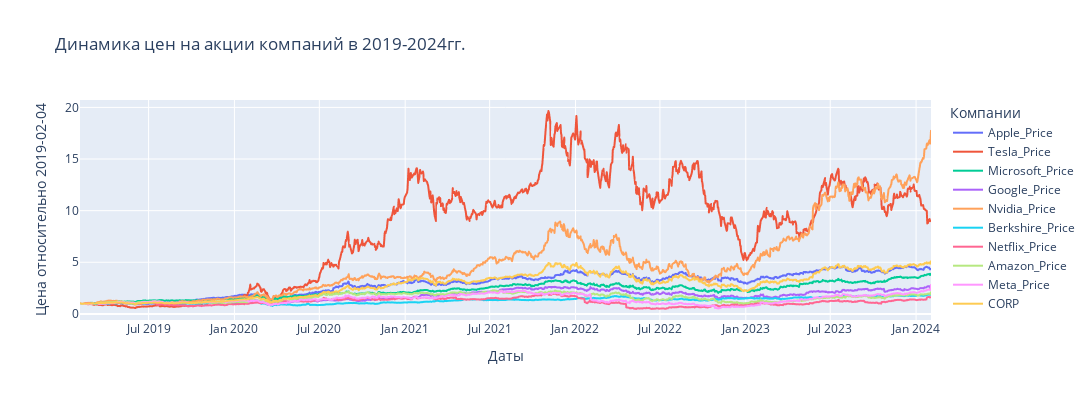

Notebook code cell kept with this figure:
### Markdown cell above
#### Задание 4.2 (2 балла)
С помощью библиотеки plotly создайте lineplot, в котором будет изображена динамика акций компаний за период с 2019 по 2024 гг. Добавьте на график кнопки для каждой компании, нажав на которые можно переключиться между визуализациями динамики изменения стоимости акций для разных компаний. Добавьте название и подписи к осям каждого графика.

### Code cell
import plotly.express as px

fig = px.line(companies, 
              labels={'index': 'Дата', 'value': 'Цена относительно 2019-02-04', 'variable': 'Компании'},
              title='Динамика цен на акции компаний в 2019-2024гг.', 
              height=400, width=1200)
fig.update_layout(xaxis_title='Даты')

fig.show()

### Figure 1 — Plotly figure (JSON) as saved in the notebook; plotly's stock layout.template omitted (floating-point values rounded to 4 significant figures; data arrays with more than 128 entries replaced by an {"elided": "..."} marker saying what was removed)
{"data": [{"hovertemplate": "Компании=Apple_Price<br>Date=%{x}<br>Цена относительно 2019-02-04=%{y}<extra></extra>", "legendgroup": "Apple_Price", "line": {"color": "#636efa", "dash": "solid"}, "marker": {"symbol": "circle"}, "mode": "lines", "name": "Apple_Price", "showlegend": true, "type": "scattergl", "x": {"elided": "1243 str values"}, "xaxis": "x", "y": {"elided": "1243 float values"}, "yaxis": "y"}, {"hovertemplate": "Компании=Tesla_Price<br>Date=%{x}<br>Цена относительно 2019-02-04=%{y}<extra></extra>", "legendgroup": "Tesla_Price", "line": {"color": "#EF553B", "dash": "solid"}, "marker": {"symbol": "circle"}, "mode": "lines", "name": "Tesla_Price", "showlegend": true, "type": "scattergl", "x": {"elided": "1243 str values"}, "xaxis": "x", "y": {"elided": "1243 float values"}, "yaxis": "y"}, {"hovertemplate": "Компании=Microsoft_Price<br>Date=%{x}<br>Цена относительно 2019-02-04=%{y}<extra></extra>", "legendgroup": "Microsoft_Price", "line": {"color": "#00cc96", "dash": "solid"}, "marker": {"symbol": "circle"}, "mode": "lines", "name": "Microsoft_Price", "showlegend": true, "type": "scattergl", "x": {"elided": "1243 str values"}, "xaxis": "x", "y": {"elided": "1243 float values"}, "yaxis": "y"}, {"hovertemplate": "Компании=Google_Price<br>Date=%{x}<br>Цена относительно 2019-02-04=%{y}<extra></extra>", "legendgroup": "Google_Price", "line": {"color": "#ab63fa", "dash": "solid"}, "marker": {"symbol": "circle"}, "mode": "lines", "name": "Google_Price", "showlegend": true, "type": "scattergl", "x": {"elided": "1243 str values"}, "xaxis": "x", "y": {"elided": "1243 float values"}, "yaxis": "y"}, {"hovertemplate": "Компании=Nvidia_Price<br>Date=%{x}<br>Цена относительно 2019-02-04=%{y}<extra></extra>", "legendgroup": "Nvidia_Price", "line": {"color": "#FFA15A", "dash": "solid"}, "marker": {"symbol": "circle"}, "mode": "lines", "name": "Nvidia_Price", "showlegend": true, "type": "scattergl", "x": {"elided": "1243 str values"}, "xaxis": "x", "y": {"elided": "1243 float values"}, "yaxis": "y"}, {"hovertemplate": "Компании=Berkshire_Price<br>Date=%{x}<br>Цена относительно 2019-02-04=%{y}<extra></extra>", "legendgroup": "Berkshire_Price", "line": {"color": "#19d3f3", "dash": "solid"}, "marker": {"symbol": "circle"}, "mode": "lines", "name": "Berkshire_Price", "showlegend": true, "type": "scattergl", "x": {"elided": "1243 str values"}, "xaxis": "x", "y": {"elided": "1243 float values"}, "yaxis": "y"}, {"hovertemplate": "Компании=Netflix_Price<br>Date=%{x}<br>Цена относительно 2019-02-04=%{y}<extra></extra>", "legendgroup": "Netflix_Price", "line": {"color": "#FF6692", "dash": "solid"}, "marker": {"symbol": "circle"}, "mode": "lines", "name": "Netflix_Price", "showlegend": true, "type": "scattergl", "x": {"elided": "1243 str values"}, "xaxis": "x", "y": {"elided": "1243 float values"}, "yaxis": "y"}, {"hovertemplate": "Компании=Amazon_Price<br>Date=%{x}<br>Цена относительно 2019-02-04=%{y}<extra></extra>", "legendgroup": "Amazon_Price", "line": {"color": "#B6E880", "dash": "solid"}, "marker": {"symbol": "circle"}, "mode": "lines", "name": "Amazon_Price", "showlegend": true, "type": "scattergl", "x": {"elided": "1243 str values"}, "xaxis": "x", "y": {"elided": "1243 float values"}, "yaxis": "y"}, {"hovertemplate": "Компании=Meta_Price<br>Date=%{x}<br>Цена относительно 2019-02-04=%{y}<extra></extra>", "legendgroup": "Meta_Price", "line": {"color": "#FF97FF", "dash": "solid"}, "marker": {"symbol": "circle"}, "mode": "lines", "name": "Meta_Price", "showlegend": true, "type": "scattergl", "x": {"elided": "1243 str values"}, "xaxis": "x", "y": {"elided": "1243 float values"}, "yaxis": "y"}, {"hovertemplate": "Компании=CORP<br>Date=%{x}<br>Цена относительно 2019-02-04=%{y}<extra></extra>", "legendgroup": "CORP", "line": {"color": "#FECB52", "dash": "solid"}, "marker": {"symbol": "circle"}, "mode": "lines", "name": "CORP", "showlegend": true, "type": "scattergl", "x": {"elided": "1243 str values"}, "xaxis": "x", "y": {"elided": "1243 float values"}, "yaxis": "y"}], "layout": {"height": 400, "legend": {"title": {"text": "Компании"}, "tracegroupgap": 0}, "title": {"text": "Динамика цен на акции компаний в 2019-2024гг."}, "width": 1200, "xaxis": {"anchor": "y", "domain": [0, 1], "title": {"text": "Даты"}}, "yaxis": {"anchor": "x", "domain": [0, 1], "title": {"text": "Цена относительно 2019-02-04"}}}}
